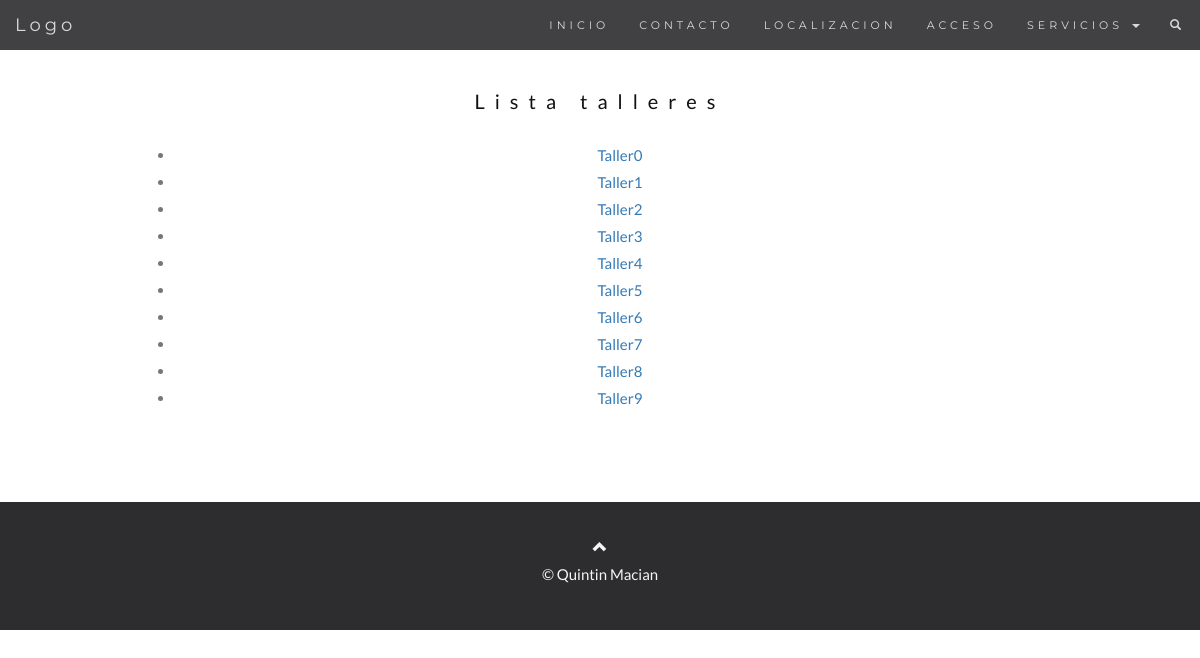
The app's page /listar/ with its own data.
### talleres/models.py (models this page shows)
class Taller(models.Model):
    Numero = models.AutoField(primary_key=True)
    NombreTaller = models.CharField(max_length=50)
    Descripcion = models.CharField(max_length=150)
    NumDepartamento = models.ForeignKey(Departamento, on_delete=models.CASCADE)
    NIVEL = ((1,'ESO'), (2, 'BACHILLER'), (3,'CFGM'), (4,'CFGS'), (5,'PQPI'))
    nivel = models.PositiveSmallIntegerField(choices=NIVEL, null=True)
    curso = models.IntegerField()
    MaxAlumnos = models.IntegerField()
    duracion = models.IntegerField()
    jornada = models.IntegerField()
    excede = models.IntegerField(null=True)
    foto = models.ImageField(blank=True, null=True)
    ESTADO = ((1, 'abierto'),(2, 'cerrado'))
    estado = models.PositiveSmallIntegerField(choices=ESTADO, null=True)
    idAlumnoTaller = models.ManyToManyField(Alumno, through='AlumnoTaller')

### talleres/views.py (the view)
# urls.py: path('listar/', views.listataller, name='listataller'),
def listataller(request):
    taller_list = Taller.objects.order_by('-curso')
    print(taller_list)
    return render(request, 'talleres/listaTaller.html',
    {
        "talleres_list" : taller_list,
    })

### talleres/templates/talleres/listaTaller.html (shortened to what this page needs)
{% extends "base.html" %}
  {% block content %}
    <div id="lista" class="container text-center">
      <h3> Lista talleres </h3>
      <div>
        <ul>
         {% for taller in talleres_list %}
            <li><a href="/taller/mostrar/{{ taller.Numero }}"> {{ taller.NombreTaller }}</a></li>
         {% endfor %}
       </ul>
      </div>
    </div>
    {% endblock content %}

### talleres/static/talleres/principal.css (style rules this page uses)
body { font: 400 15px/1.8 Lato, sans-serif; color: #777; }
h3, h4 { margin: 10px 0 30px 0; letter-spacing: 10px; font-size: 20px; color: #111; }
.container { padding: 80px 120px; }

### records on screen
Taller: NombreTaller "Taller0"
Taller: NombreTaller "Taller1"
Taller: NombreTaller "Taller2"
Taller: NombreTaller "Taller3"
Taller: NombreTaller "Taller4"
Taller: NombreTaller "Taller5"
Taller: NombreTaller "Taller6"
Taller: NombreTaller "Taller7"
Taller: NombreTaller "Taller8"
Taller: NombreTaller "Taller9"
